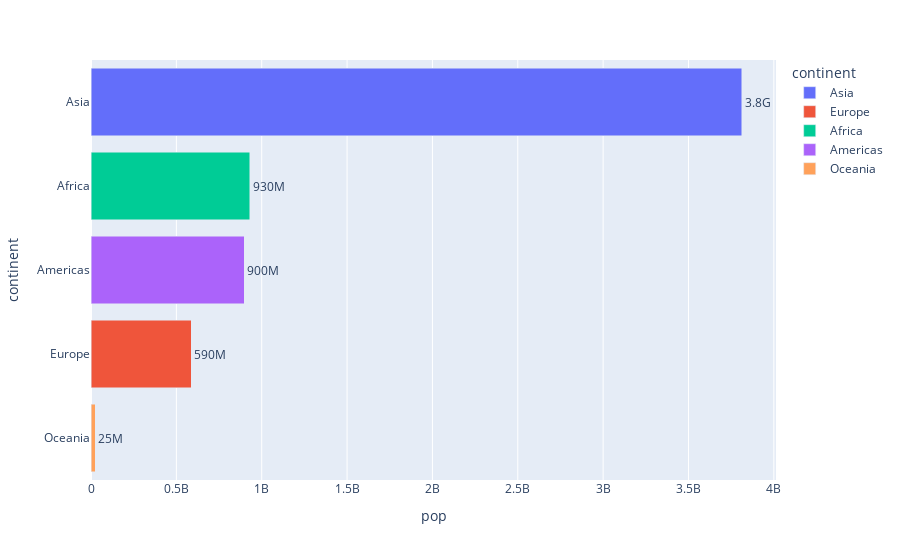

The notebook cell saved with this chart:
### Code cell
# extract the 2007 year data
# df_2007 = df.query('year==2007')
# fig = px.bar(df_2007, x="pop", y="continent", orientation='h', color="continent", text="pop").update_xaxes(categoryorder="category descending")
# fig.update_layout(barmode='stack', xaxis={'categoryorder': 'total descending'})
# fig.show()
def get_pop_sum(df, cname):
    '''
    df: dataframe
    cname: str, indicating the name of the continent, i.e. `Asia`, 'Europe'
    return: a numerical number, indicating the population of this continent
    '''
    df_2007   = df.query('year==2007') # extract 2007 year data
    df_cname  = df_2007.query('continent==@cname') # use variable in the query expression, use '@' as prefix
    sum_cname = df_cname['pop'].sum()
    return sum_cname

# get names of all continents
cnames = df['continent'].unique()

# store the pop number of each continent in a list
pop_list = []
for cname in cnames:
    sum = get_pop_sum(df, cname)
    pop_list.append(sum)

# use cnames and pop_list to create a new dataframe - for plotting
df_plot = pd.DataFrame(cnames, columns=['continent'])
df_plot = pd.concat([df_plot, pd.DataFrame(pop_list, columns=['pop'])], axis=1)

# plot
fig = px.bar(df_plot, x='pop', y='continent', orientation='h', color="continent", text_auto='.2s')
fig.update_traces(textposition="outside") # set the position of texts
fig.update_layout(barmode='stack', yaxis={'categoryorder': 'total ascending'}) # sort the bar chart according to numeric values
fig.show()

# can also do
# import plotly.graph_objects as go
# fig = go.Figure(go.Bar(x=pop_list, y=cnames, orientation='h'))
# fig.update_layout(barmode='stack', yaxis={'categoryorder': 'total descending'}) # use yaxis
# fig.show()

### Figure 1 — Plotly figure (JSON) as saved in the notebook; plotly's stock layout.template omitted (floating-point values rounded to 4 significant figures)
{"data": [{"alignmentgroup": "True", "hovertemplate": "continent=%{y}<br>pop=%{x}<extra></extra>", "legendgroup": "Asia", "marker": {"color": "#636efa", "pattern": {"shape": ""}}, "name": "Asia", "offsetgroup": "Asia", "orientation": "h", "showlegend": true, "textposition": "outside", "texttemplate": "%{x:.2s}", "type": "bar", "x": [3811953827], "xaxis": "x", "y": ["Asia"], "yaxis": "y"}, {"alignmentgroup": "True", "hovertemplate": "continent=%{y}<br>pop=%{x}<extra></extra>", "legendgroup": "Europe", "marker": {"color": "#EF553B", "pattern": {"shape": ""}}, "name": "Europe", "offsetgroup": "Europe", "orientation": "h", "showlegend": true, "textposition": "outside", "texttemplate": "%{x:.2s}", "type": "bar", "x": [586098529], "xaxis": "x", "y": ["Europe"], "yaxis": "y"}, {"alignmentgroup": "True", "hovertemplate": "continent=%{y}<br>pop=%{x}<extra></extra>", "legendgroup": "Africa", "marker": {"color": "#00cc96", "pattern": {"shape": ""}}, "name": "Africa", "offsetgroup": "Africa", "orientation": "h", "showlegend": true, "textposition": "outside", "texttemplate": "%{x:.2s}", "type": "bar", "x": [929539692], "xaxis": "x", "y": ["Africa"], "yaxis": "y"}, {"alignmentgroup": "True", "hovertemplate": "continent=%{y}<br>pop=%{x}<extra></extra>", "legendgroup": "Americas", "marker": {"color": "#ab63fa", "pattern": {"shape": ""}}, "name": "Americas", "offsetgroup": "Americas", "orientation": "h", "showlegend": true, "textposition": "outside", "texttemplate": "%{x:.2s}", "type": "bar", "x": [898871184], "xaxis": "x", "y": ["Americas"], "yaxis": "y"}, {"alignmentgroup": "True", "hovertemplate": "continent=%{y}<br>pop=%{x}<extra></extra>", "legendgroup": "Oceania", "marker": {"color": "#FFA15A", "pattern": {"shape": ""}}, "name": "Oceania", "offsetgroup": "Oceania", "orientation": "h", "showlegend": true, "textposition": "outside", "texttemplate": "%{x:.2s}", "type": "bar", "x": [24549947], "xaxis": "x", "y": ["Oceania"], "yaxis": "y"}], "layout": {"barmode": "stack", "legend": {"title": {"text": "continent"}, "tracegroupgap": 0}, "margin": {"t": 60}, "xaxis": {"anchor": "y", "domain": [0, 1], "title": {"text": "pop"}}, "yaxis": {"anchor": "x", "categoryarray": ["Oceania", "Americas", "Africa", "Europe", "Asia"], "categoryorder": "total ascending", "domain": [0, 1], "title": {"text": "continent"}}}}
